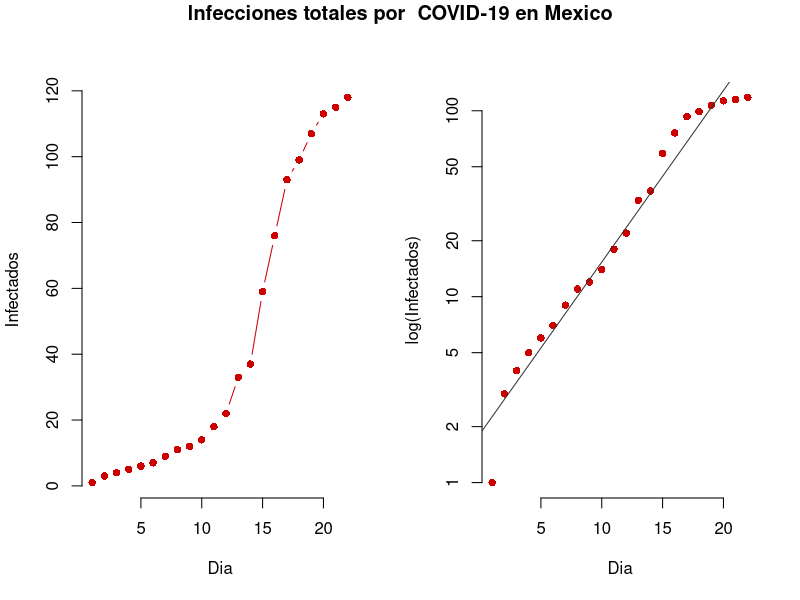
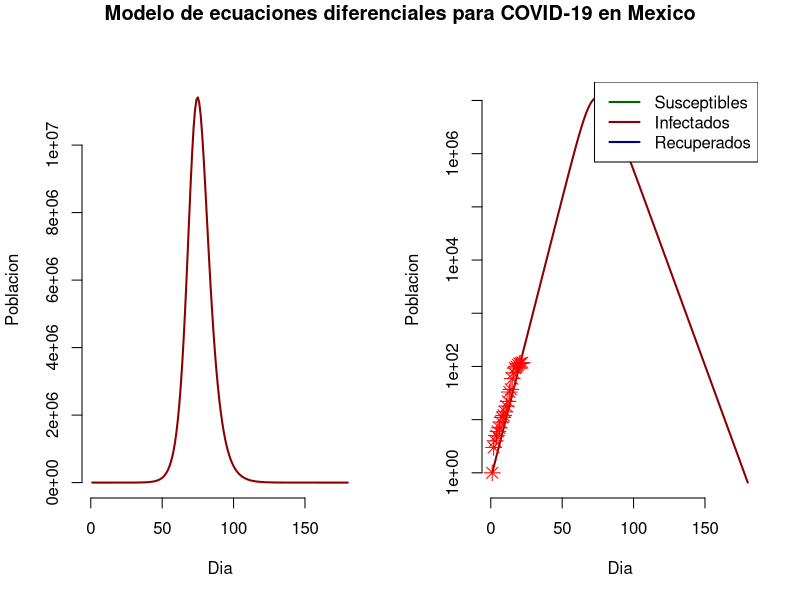
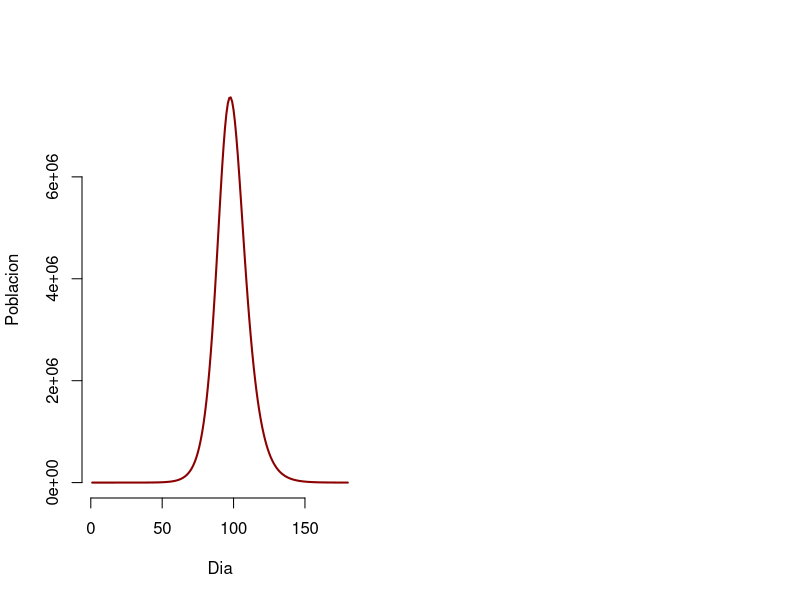

These figures' R source, in order:
## ---- chunk 1
library(dplyr); library(deSolve)
knitr::opts_chunk$set(warning = F, message = F, echo = F)
## ---- chunk 2
MexDF <- read.csv("MexDF.csv")
# Population of Mexico
N <- 128932753

Infected <- MexDF %>%
  group_by(fecha) %>%
  summarise(N = n()) %>%
  mutate(CumSum = cumsum(N)) %>%
  pull(CumSum)

# Days since started
Day <- 1:(length(Infected))
## ---- chunk 3
par(mfrow = c(1, 2), bty = 'n')
plot(Day, Infected, type ="b", pch = 16, col = "red3", xlab = "Dia", ylab = "Infectados", bty = "n")
plot(Day, Infected, log = "y", pch = 16, col = "red3", xlab = "Dia", ylab = "log(Infectados)", bty = 'n')
abline(lm(log10(Infected) ~ Day), col = "grey20")
title("Infecciones totales por  COVID-19 en Mexico", outer = TRUE, line = -1)
## ---- chunk 4
################################### 
## Functions
# Create a SIR function
SIR <- function(time, state, parameters) {
  par <- as.list(c(state, parameters))
  with(par, {
    dS <- -beta/N * I * S
    dI <- beta/N * I * S - gamma * I
    dR <- gamma * I
    list(c(dS, dI, dR))
    })
}

RSS <- function(parameters) {
  names(parameters) <- c("beta", "gamma")
  out <- ode(y = init, times = Day, func = SIR, parms = parameters)
  fit <- out[ , 3]
  sum((Infected - fit)^2)
}

CNV <- function(x){
  if(x == "CONVERGENCE: REL_REDUCTION_OF_F <= FACTR*EPSMCH"){
    return("Buena Convergencia del Modelo")
  } else{
    return("Modelo fallo a converger")
  }
}
###################################
# Initial conditions for the model
init <- c(S = N-Infected[1], 
          I = Infected[1], 
          R = 0)

Opt <- optim(c(0.5, 0.5), RSS, method = "L-BFGS-B", lower = c(0, 0), upper = c(1, 1)) # optimize with some sensible conditions
Opt_par <- setNames(Opt$par, c("beta", "gamma"))
## ---- chunk 5
t <- 1:180 # time in days
fit <- data.frame(ode(y = init, times = t, func = SIR, parms = Opt_par))
col <- c("darkgreen", "darkred", "darkblue") # colour
par(mfrow = c(1, 2), bty = 'n')
plot(I~time, data = fit, type = "l", xlab = "Dia", ylab = "Poblacion", lwd = 2, lty = 1, col = "darkred")
plot(I~time, data = fit, type = "l", xlab = "Dia", ylab = "Poblacion", lwd = 2, lty = 1, col = "darkred", log = "y")
points(Day, Infected, pch = 8, col = "red", cex = 1.5)

legend("topright", c("Susceptibles", "Infectados", "Recuperados"), lty = 1, lwd = 2, col = col)
title("Modelo de ecuaciones diferenciales para COVID-19 en Mexico", outer = TRUE, line = -1)
df <- fit[fit$I == max(fit$I), "I", drop = FALSE] # height of pandemic
## ---- chunk 6
Opt_par[1] <- Opt_par[1]*0.9

fit <- data.frame(ode(y = init, times = t, func = SIR, parms = Opt_par))
plot(I~time, data = fit, type = "l", xlab = "Dia", ylab = "Poblacion", lwd = 2, lty = 1, col = "darkred")
df2 <- fit[fit$I == max(fit$I), "I", drop = FALSE] # height of pandemic
## ---- chunk 7
# rownames(df2)
## ---- chunk 8
# 1 - df2$I / df$I
